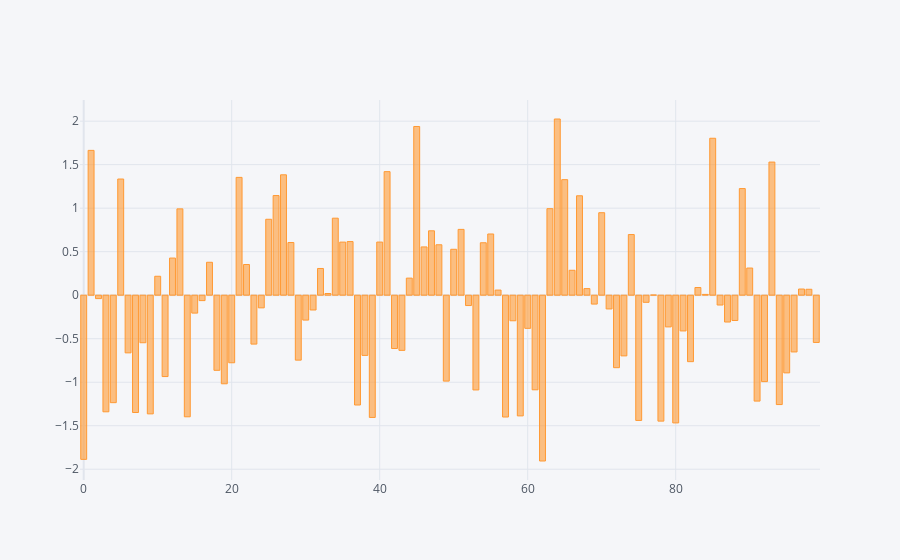
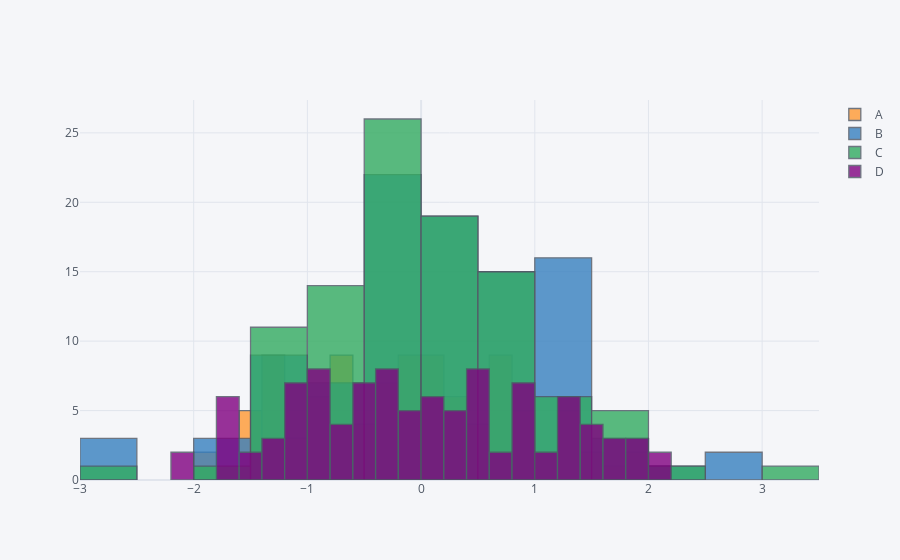

Notebook source saved alongside these figures, in order:
### Code cell
df['A'].iplot(kind='bar',bins=25)
df.iplot(kind='hist',bins=25)
